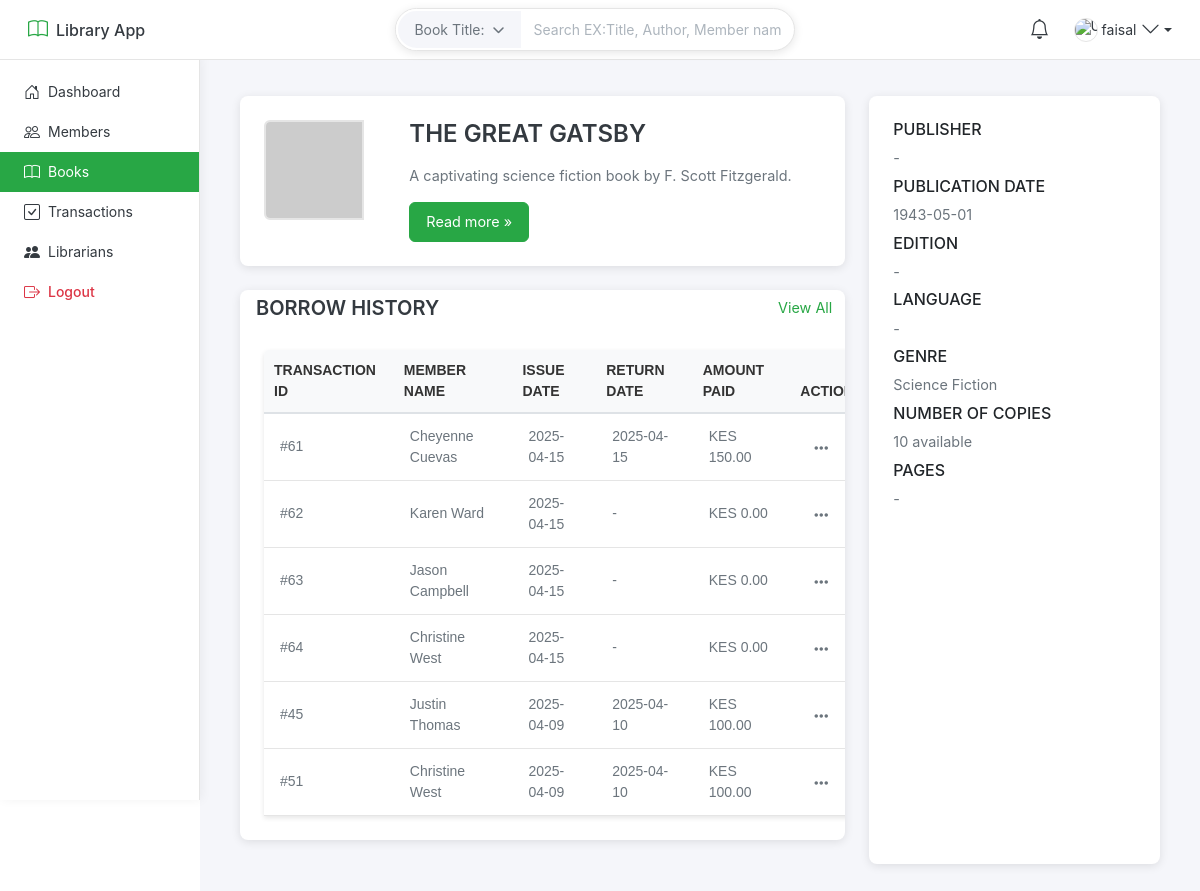
Before: /book/1/ (signed in) with the older database file.
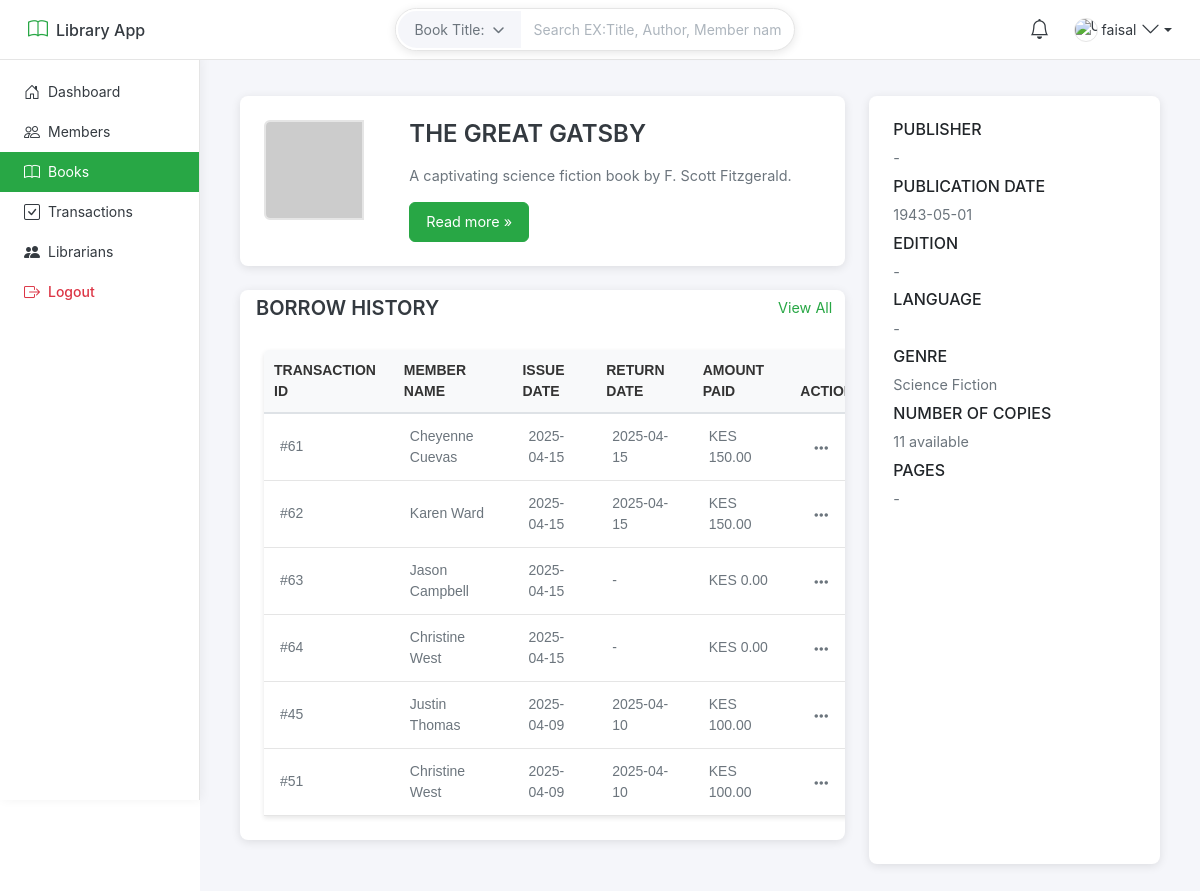
After: the same page with the newer database file.
### base/models.py (models this page shows, shortened)
class Transaction(models.Model):
    book = models.ForeignKey('Book', on_delete=models.CASCADE)
    member = models.ForeignKey('Member', on_delete=models.CASCADE)
    issue_date = models.DateField(auto_now_add=True)  # Date book was issued
    return_date = models.DateField(blank=True, null=True)  # Date book was returned
    fee = models.DecimalField(max_digits=10, decimal_places=2, blank=True, null=True, default=150)  # Total fee charged
    amount_paid = models.DecimalField(max_digits=10, decimal_places=2, blank=True, null=True, default=0)  # Amount paid by member
    balance = models.DecimalField(max_digits=10, decimal_places=2, default=0)  # Remaining balance

class Book(models.Model):
    title = models.CharField(max_length=255)  # Title of the book
    author = models.CharField(max_length=255)  # Author's name
    genre = models.CharField(max_length=100, blank=True, null=True)  # Genre (e.g., Fiction, Non-Fiction)
    isbn = models.CharField(max_length=20, unique=True, blank=True, null=True)  # ISBN number
    publication_date = models.DateField(blank=True, null=True)  # Publication date
    description = models.TextField(blank=True, null=True)  # Short description of the book
    stock = models.PositiveIntegerField(default=0)  # Number of copies available

class Member(models.Model):
    name = models.CharField(max_length=255)  # Full name of the member
    email = models.EmailField(unique=True)  # Email address
    phone_number = models.CharField(max_length=15, blank=True, null=True)  # Contact number
    address = models.TextField(blank=True, null=True)  # Physical address
    membership_date = models.DateField(auto_now_add=True)  # Date of joining
    outstanding_debt = models.DecimalField(max_digits=10, decimal_places=2, default=0.00)  # Debt owed
    is_active = models.BooleanField(default=True)  # Active status of the member

### base/views.py (the view, shortened to what this page needs)
# urls.py: path('book/<int:book_id>/', views.book_details, name='book_details'),
@login_required(login_url='/login/')
def book_details(request, book_id):
    book = get_object_or_404(Book, id=book_id)
    transactions = Transaction.objects.filter(book=book).order_by('-issue_date')
    for transaction in transactions:
        print(transaction.id, transaction.return_date)
    return render(request, 'book_details.html', {'book': book, 'transactions': transactions, 'b_d': 'b_d'})

### templates/book_details.html (shortened to what this page needs)
{% extends 'base.html' %}
{% load static%}
{% block content %}
<div class="container">
  <div class="row">
    <div class="col-md-8 d-flex flex-column">
      <div class="card flex-grow-1 mb-4">
        <div class="card-body">
          <div class="row">
            <div class="col-md-3">
              <img src="https://placehold.co/400" alt="{{ book.title }}" class="img-fluid rounded-start" />
            </div>
            <div class="col-md-9">
              <h2 class="card-title">{{ book.title }}</h2>
              <p class="card-text">{{ book.description|default:'No description available.' }}</p>
              <a href="#" class="btn btn-primary">Read more &raquo;</a>
            </div>
          </div>
        </div>
      </div>
      <div class="card flex-grow-1 transactions-table-section mb-4">
         <div class="d-flex justify-content-between align-items-center">
    <h3 class="ps-3">BORROW HISTORY</h3>
    <a href="{% url 'transaction_list' %}?book_id={{ book.id }}" class="btn btn-link">View All</a>
  </div>
        <div class="card-body overflow-auto table-wrapper">
          <table class="table transactions-table custom-table">
            <thead>
              <tr>
                <th>Transaction ID</th>
                <th>Member Name</th>
                <th>Issue Date</th>
                <th>Return Date</th>
                <th>Amount Paid</th>
                <th>Action</th>
              </tr>
            </thead>
            <tbody>
              {% for transaction in transactions %}
              <tr>
                <td>#{{ transaction.id }}</td>
                <td>{{ transaction.member.name }}</td>
                <td>{{ transaction.issue_date|date:"Y-m-d" }}</td>
                <td>{{ transaction.return_date|date:"Y-m-d"|default:'-' }}</td>
                <td>KES {{ transaction.amount_paid|default:'0.00' }}</td>
                <td>
                    <div class="dropdown">
                        <button class="action-dropdown-btn" type="button" id="transactionActionsDropdown-{{transaction.id}}" data-bs-toggle="dropdown" aria-expanded="false">
                            <i class="fas fa-ellipsis-h"></i>
                        </button>
                    </div>
                </td>
              </tr>
              {% endfor %}
            </tbody>
          </table>
        </div>
      </div>
    </div>
    <div class="col-md-4 d-flex flex-column">
      <div class="card flex-grow-1">
        <div class="card-body">
          <h6>PUBLISHER</h6>
          <p>{{ book.publisher|default:'-' }}</p>
          <h6>PUBLICATION DATE</h6>
          <p>{{ book.publication_date|date:"Y-m-d"|default:'-' }}</p>
          <h6>EDITION</h6>
          <p>{{ book.edition|default:'-' }}</p>
          <h6>LANGUAGE</h6>
          <p>{{ book.language|default:'-' }}</p>
          <h6>GENRE</h6>
          <p>{{ book.genre|default:'-' }}</p>
          <h6>NUMBER OF COPIES</h6>
          <p>{{ book.stock }} available</p>
          <h6>PAGES</h6>
          <p>{{ book.pages|default:'-' }}</p>
        </div>
      </div>
    </div>
  </div>
</div>
  </div>
</div>
{% endblock %}

Changed rows visible on the page:
changed Book "THE GREAT GATSBY": stock "10" → "11"
changed Transaction "Karen Ward": return_date "-" → "2025-04-15"; amount_paid "0.00" → "150.00"
